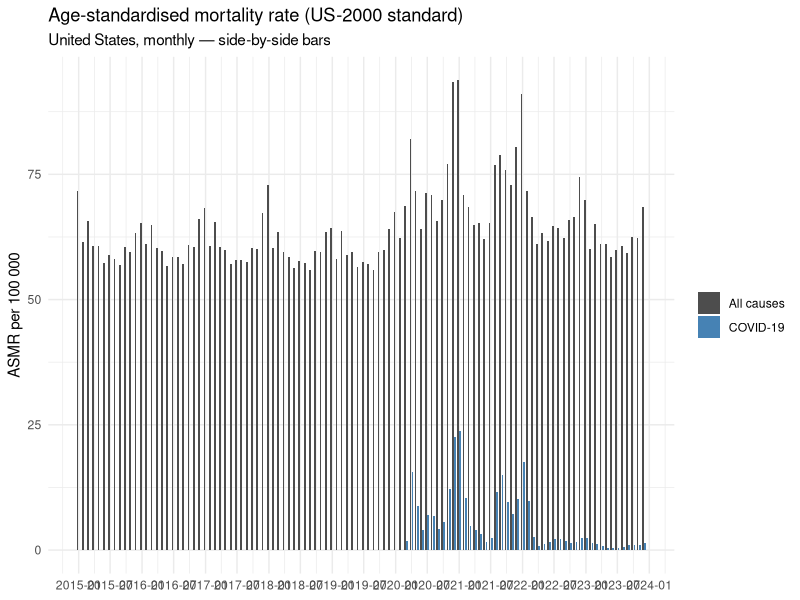
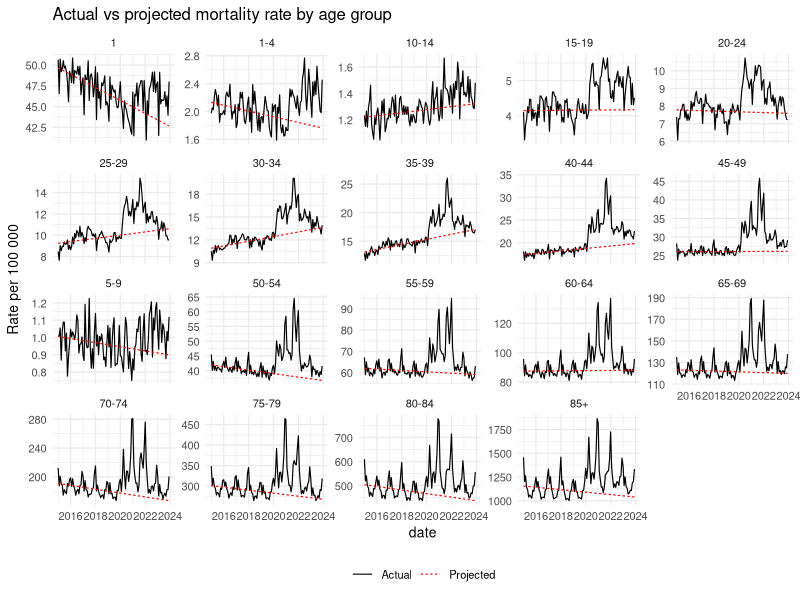
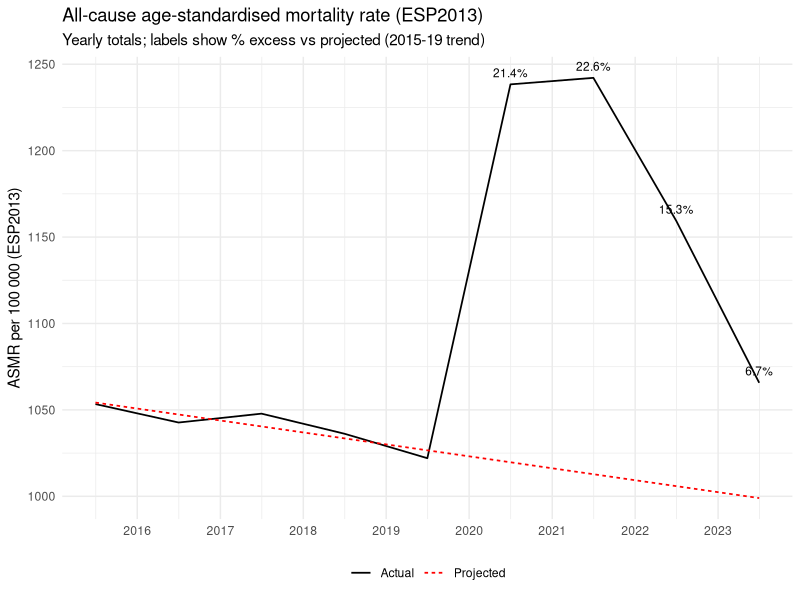

Write the R code that produced these figures, in order.
#########################################################
## Age-standardised mortality analysis, United States  ##
## Data file expected at:  "data/merged_deaths.csv"    ##
#########################################################

## ── 1  Load packages ─────────────────────────────────
suppressPackageStartupMessages({
  library(tidyverse)    # dplyr, ggplot2, readr, tidyr …
  library(lubridate)    # convenient date helpers
  library(broom)        # tidy() / glance() for models
  library(purrr)        # map()-family
})

## ── 2  Read & prepare data ───────────────────────────
mort <- read_csv(
  "data/merged_deaths.csv",
  col_types = cols(
    year          = col_integer(),
    month         = col_character(),   # keep leading “0”
    age_group_5   = col_character(),
    deaths        = col_double(),
    covid_deaths  = col_double(),      # <-- NEW
    population    = col_double()
  )
) %>% 
  mutate(
    month        = as.integer(month),
    date         = as_date(sprintf("%d-%02d-01", year, month)),
    rate         = deaths        / population * 1e5,   # all-cause rate
    rate_covid   = covid_deaths  / population * 1e5    # COVID-only rate
  )

## ── 3  US 2000 standard population weights (5-year) ──
std_pop <- tribble(
  ~age_group_5, ~weight,
  "1",     0.013818,   # <1 year
  "1-4",   0.055317,
  "5-9",   0.072533,
  "10-14", 0.073032,
  "15-19", 0.072169,
  "20-24", 0.066478,
  "25-29", 0.064529,
  "30-34", 0.071044,
  "35-39", 0.080762,
  "40-44", 0.081851,
  "45-49", 0.072118,
  "50-54", 0.062716,
  "55-59", 0.048454,
  "60-64", 0.038793,
  "65-69", 0.034264,
  "70-74", 0.031773,
  "75-79", 0.026999,
  "80-84", 0.017842,
  "85+",   0.015508
)

## ── 4  Age-standardised mortality rate (ASMR) monthly ─
asmr_month <- mort %>% 
  left_join(std_pop, by = "age_group_5") %>% 
  filter(!is.na(weight)) %>%                 # drop groups w/out weight
  group_by(date) %>% 
  summarise(ASMR = sum(rate * weight), .groups = "drop")

## ── 4a  Side-by-side ASMR: all-cause vs COVID ────────
asmr_month_long <- mort %>% 
  left_join(std_pop, by = "age_group_5") %>% 
  filter(!is.na(weight)) %>% 
  group_by(date) %>% 
  summarise(
    ASMR_all   = sum(rate       * weight),
    ASMR_covid = sum(rate_covid * weight),
    .groups    = "drop"
  ) %>% 
  pivot_longer(cols = starts_with("ASMR_"),
               names_to  = "cause",
               values_to = "ASMR") %>% 
  mutate(cause = recode(cause,
                        ASMR_all   = "All causes",
                        ASMR_covid = "COVID-19"))

ggplot(asmr_month_long, aes(date, ASMR, fill = cause)) +
  geom_col(position = position_dodge(width = 25), width = 20) +
  scale_x_date(date_breaks = "6 months", date_labels = "%Y-%m") +
  scale_fill_manual(values = c("All causes" = "grey30",
                               "COVID-19"   = "steelblue")) +
  labs(title    = "Age-standardised mortality rate (US-2000 standard)",
       subtitle = "United States, monthly — side-by-side bars",
       x = NULL,  y = "ASMR per 100 000", fill = NULL) +
  theme_minimal(base_size = 11)

## ── 5  Linear trend 2015-2019 & excess 2020-2023 ─────
# add numeric time for regression (days since 2015-01-01)
origin_time <- as_date("2015-01-01")
mort <- mort %>% 
  mutate(t_num = as.numeric(date - origin_time))           # days

# function to add trend, predictions & excess to a group
add_trend <- function(df_grp) {
  trend <- lm(rate ~ t_num, data = df_grp %>% filter(year <= 2019))
  df_grp %>% 
    mutate(
      projected = predict(trend, newdata = df_grp),
      excess    = rate - projected
    )
}

mort_excess <- mort %>% 
  group_by(age_group_5) %>% 
  group_modify(~add_trend(.x)) %>% 
  ungroup()

## ── 5a  Excess summary table (optional) ───────────────
excess_summary <- mort_excess %>% 
  filter(year >= 2020, year <= 2023) %>% 
  group_by(age_group_5, year) %>% 
  summarise(
    excess_rate   = sum(excess),                          # ∑ monthly excess rate
    excess_deaths = sum(excess / 1e5 * population),       # convert to deaths
    .groups = "drop"
  )

## ── 6  Actual vs projected mortality – line chart ────
ggplot(mort_excess, aes(date)) +
  geom_line(aes(y = rate,      colour = "Actual"), size = .4) +
  geom_line(aes(y = projected, colour = "Projected"), linetype = "22", size = .4) +
  facet_wrap(~age_group_5, scales = "free_y") +
  labs(
    title   = "Actual vs projected mortality rate by age group",
    y       = "Rate per 100 000",
    colour  = NULL
  ) +
  scale_colour_manual(values = c("Actual" = "black", "Projected" = "red")) +
  theme_minimal(base_size = 10) +
  theme(legend.position = "bottom")

## ── 7a  Add yearly COVID deaths & difference ─────────
covid_year <- mort %>% 
  filter(year >= 2020 & year <= 2023) %>% 
  group_by(year) %>% 
  summarise(total_covid_deaths = round(sum(covid_deaths, na.rm = TRUE)),
            .groups = "drop")

excess_year <- mort_excess %>% 
  filter(year >= 2020 & year <= 2023) %>%       # or drop the filter if you want 2015-23
  group_by(year) %>% 
  summarise(
    total_excess_deaths = round(sum(excess / 1e5 * population, na.rm = TRUE))
  )


excess_year <- excess_year %>% 
  left_join(covid_year, by = "year") %>% 
  mutate(
    diff_excess_vs_covid = total_excess_deaths - total_covid_deaths
  )

print(excess_year)


#########################################################
## 7 b  All-cause ASMR with ESP2013 reference (YEARLY) ##
#########################################################
## ── 7b  All-cause ASMR with ESP2013 reference ─────────────────────────

# ESP2013 weights (19 × 5-year bands; sum = 1.0)
std_pop_esp2013 <- tribble(
  ~age_group_5, ~weight,
  "1",     0.010,   # <1 y   (1 000 / 100 000)
  "1-4",   0.040,   # 1-4 y (4 000)
  "5-9",   0.055,
  "10-14", 0.055,
  "15-19", 0.055,
  "20-24", 0.060,
  "25-29", 0.060,
  "30-34", 0.065,
  "35-39", 0.070,
  "40-44", 0.070,
  "45-49", 0.070,
  "50-54", 0.070,
  "55-59", 0.065,
  "60-64", 0.060,
  "65-69", 0.055,
  "70-74", 0.050,
  "75-79", 0.040,
  "80-84", 0.025,
  "85+",   0.025    # 85-89 + 90 + pooled (1 500 + 1 000)
)


## ── 7 b-1  Collapse “mort” to YEARLY totals ──────────
mort_year <- mort %>%                                     # <— uses the monthly file
  group_by(year, age_group_5) %>% 
  summarise(
    deaths     = sum(deaths,     na.rm = TRUE),           # yearly deaths
    population = mean(population, na.rm = TRUE),          # mid-year proxy
    .groups    = "drop"
  ) %>% 
  mutate(
    rate = deaths / population * 1e5,                     # refresh rate
    date = as_date(sprintf("%d-07-01", year))             # mid-year point for plotting
  )
print(mort_year, n=100)

## ── 7 b-2  Re-compute YEARLY ASMR (ESP2013 standard) ──
asmr_esp <- mort_year %>% 
  left_join(std_pop_esp2013, by = "age_group_5") %>% 
  filter(!is.na(weight)) %>% 
  group_by(year, date) %>% 
  summarise(ASMR = sum(rate * weight), .groups = "drop") %>% 
  mutate(t_num = year - 2015)                             # numeric time for regression
print(asmr_esp)

## ── 7 b-3  Fit linear trend 2015-2019 and project ─────
trend_esp <- lm(ASMR ~ t_num, data = filter(asmr_esp, year <= 2019))
asmr_esp  <- asmr_esp %>% 
  mutate(projected = predict(trend_esp, newdata = asmr_esp))

## ── 7 b-4  Labels: % excess (Actual vs Projected) ─────
label_df <- asmr_esp %>% 
  filter(year >= 2020 & year <= 2023) %>% 
  mutate(pct_excess = (ASMR - projected) / projected)     # in proportion

## ── 7 b-5  Plot ───────────────────────────────────────
ggplot(asmr_esp, aes(date)) +
  geom_line(aes(y = ASMR,      colour = "Actual"),    size = .6) +
  geom_line(aes(y = projected, colour = "Projected"), linetype = "22", size = .6) +
  geom_text(data = label_df,
            aes(date, ASMR,
                label = scales::label_percent(accuracy = 0.1)(pct_excess)),
            vjust = -0.8, size = 3) +
  scale_colour_manual(values = c("Actual" = "black", "Projected" = "red")) +
  scale_x_date(date_breaks = "1 year", date_labels = "%Y") +
  labs(
    title    = "All-cause age-standardised mortality rate (ESP2013)",
    subtitle = "Yearly totals; labels show % excess vs projected (2015-19 trend)",
    y        = "ASMR per 100 000 (ESP2013)",
    x        = NULL, colour = NULL
  ) +
  theme_minimal(base_size = 11) +
  theme(legend.position = "bottom")

#########################################################
## 7 b-6  Yearly death totals table  (knitr + kableExtra)
#########################################################

suppressPackageStartupMessages(library(kableExtra))  # <- new

# Build wide table: one column per 5-year band + Total
death_table <- mort_year %>%                         # object from §7 b-1
  select(year, age_group_5, deaths) %>% 
  pivot_wider(names_from  = age_group_5,
              values_from = deaths,
              values_fill = 0) %>% 
  mutate(Total = rowSums(across(-year))) %>% 
  arrange(year)

# Helper: span header “Deaths” across all age-group columns + Total
age_cols <- setdiff(names(death_table), c("year", "Total"))
header_vec <- c(" " = 1, "Deaths" = length(age_cols) + 1)

# Render with knitr + kableExtra
death_table %>% 
  knitr::kable(
    caption     = "Yearly deaths by 5-year age group and total",
    format.args = list(big.mark = ","),
    booktabs    = TRUE,            # nicer horizontal rules (pdf/HTML)
    align       = "r"
  ) %>% 
  kable_styling(
    full_width   = FALSE,
    position     = "center",
    latex_options = c("hold_position"),  # keeps table near code in PDF
    stripe_color = "rgba(0,0,0,0.04)"    # light zebra striping (HTML)
  ) %>% 
  add_header_above(header_vec)            # spanning header
